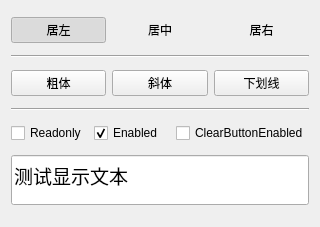
<?xml version="1.0" encoding="UTF-8"?>
<ui version="4.0">
 <class>Widget</class>
 <widget class="QWidget" name="Widget">
  <property name="geometry">
   <rect>
    <x>0</x>
    <y>0</y>
    <width>320</width>
    <height>227</height>
   </rect>
  </property>
  <property name="font">
   <font>
    <pointsize>9</pointsize>
   </font>
  </property>
  <property name="windowTitle">
   <string>Demo3_2，按钮的使用</string>
  </property>
  <layout class="QVBoxLayout" name="verticalLayout">
   <item>
    <layout class="QHBoxLayout" name="horizontalLayout">
     <item>
      <widget class="QPushButton" name="btnAlign_Left">
       <property name="text">
        <string>居左</string>
       </property>
       <property name="icon">
        <iconset resource="res.qrc">
         <normaloff>:/icons/images/508.bmp</normaloff>:/icons/images/508.bmp</iconset>
       </property>
       <property name="checkable">
        <bool>true</bool>
       </property>
       <property name="checked">
        <bool>true</bool>
       </property>
       <property name="autoExclusive">
        <bool>true</bool>
       </property>
       <property name="flat">
        <bool>true</bool>
       </property>
      </widget>
     </item>
     <item>
      <widget class="QPushButton" name="btnAlign_Center">
       <property name="text">
        <string>居中</string>
       </property>
       <property name="icon">
        <iconset resource="res.qrc">
         <normaloff>:/icons/images/510.bmp</normaloff>:/icons/images/510.bmp</iconset>
       </property>
       <property name="checkable">
        <bool>true</bool>
       </property>
       <property name="checked">
        <bool>false</bool>
       </property>
       <property name="autoExclusive">
        <bool>true</bool>
       </property>
       <property name="flat">
        <bool>true</bool>
       </property>
      </widget>
     </item>
     <item>
      <widget class="QPushButton" name="btnAlign_Right">
       <property name="text">
        <string>居右</string>
       </property>
       <property name="icon">
        <iconset resource="res.qrc">
         <normaloff>:/icons/images/512.bmp</normaloff>:/icons/images/512.bmp</iconset>
       </property>
       <property name="checkable">
        <bool>true</bool>
       </property>
       <property name="checked">
        <bool>false</bool>
       </property>
       <property name="autoExclusive">
        <bool>true</bool>
       </property>
       <property name="flat">
        <bool>true</bool>
       </property>
      </widget>
     </item>
    </layout>
   </item>
   <item>
    <widget class="Line" name="line">
     <property name="orientation">
      <enum>Qt::Horizontal</enum>
     </property>
    </widget>
   </item>
   <item>
    <layout class="QHBoxLayout" name="horizontalLayout_2">
     <item>
      <widget class="QPushButton" name="btnFont_Bold">
       <property name="text">
        <string>粗体</string>
       </property>
       <property name="icon">
        <iconset resource="res.qrc">
         <normaloff>:/icons/images/500.bmp</normaloff>:/icons/images/500.bmp</iconset>
       </property>
       <property name="checkable">
        <bool>true</bool>
       </property>
      </widget>
     </item>
     <item>
      <widget class="QPushButton" name="btnFont_Italic">
       <property name="text">
        <string>斜体</string>
       </property>
       <property name="icon">
        <iconset resource="res.qrc">
         <normaloff>:/icons/images/502.bmp</normaloff>:/icons/images/502.bmp</iconset>
       </property>
       <property name="checkable">
        <bool>true</bool>
       </property>
      </widget>
     </item>
     <item>
      <widget class="QPushButton" name="btnFont_UnderLine">
       <property name="text">
        <string>下划线</string>
       </property>
       <property name="icon">
        <iconset resource="res.qrc">
         <normaloff>:/icons/images/504.bmp</normaloff>:/icons/images/504.bmp</iconset>
       </property>
       <property name="checkable">
        <bool>true</bool>
       </property>
      </widget>
     </item>
    </layout>
   </item>
   <item>
    <widget class="Line" name="line_2">
     <property name="orientation">
      <enum>Qt::Horizontal</enum>
     </property>
    </widget>
   </item>
   <item>
    <layout class="QHBoxLayout" name="horizontalLayout_3">
     <item>
      <widget class="QCheckBox" name="chkBox_Readonly">
       <property name="text">
        <string>Readonly</string>
       </property>
      </widget>
     </item>
     <item>
      <widget class="QCheckBox" name="chkbox_Enable">
       <property name="text">
        <string>Enabled</string>
       </property>
       <property name="checked">
        <bool>true</bool>
       </property>
      </widget>
     </item>
     <item>
      <widget class="QCheckBox" name="chkBox_ClearButton">
       <property name="text">
        <string>ClearButtonEnabled</string>
       </property>
      </widget>
     </item>
    </layout>
   </item>
   <item>
    <widget class="QLineEdit" name="editInput">
     <property name="minimumSize">
      <size>
       <width>0</width>
       <height>50</height>
      </size>
     </property>
     <property name="font">
      <font>
       <pointsize>14</pointsize>
      </font>
     </property>
     <property name="text">
      <string>测试显示文本</string>
     </property>
    </widget>
   </item>
  </layout>
 </widget>
 <layoutdefault spacing="6" margin="11"/>
 <resources>
  <include location="res.qrc"/>
 </resources>
 <connections/>
</ui>
